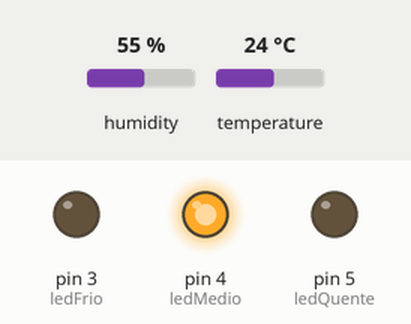
Recording of a sketch running on a simulated Arduino Uno, built with avr-gcc and run on an emulated ATmega328P. On the bench: output pins drawn as LEDs (lit = HIGH). Inputs (shaded band) come from the test bench; at power-on: temperature 24 °C, humidity 55 %.

Above: at 2.8 s.
2.9 s: temperature set to 21 °C
5.6 s: temperature set to 18 °C
At 6.4 s:
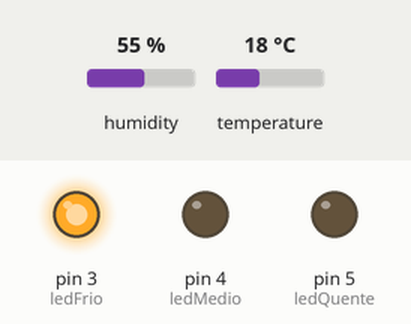
8.3 s: temperature set to 28 °C
At 11.2 s:
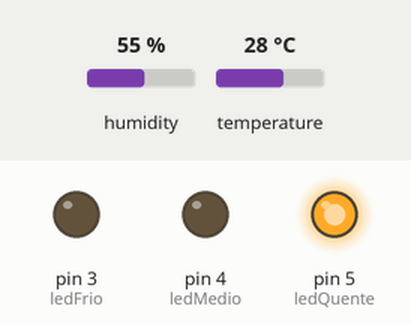
11.6 s: temperature set to 26 °C
At 13.5 s:
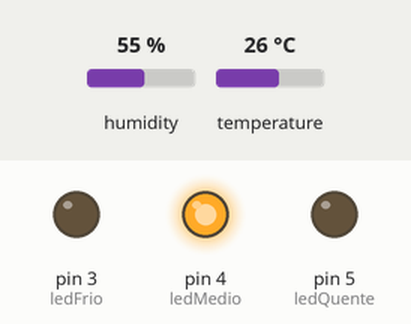
14.3 s: temperature set to 12 °C
At 17.1 s:
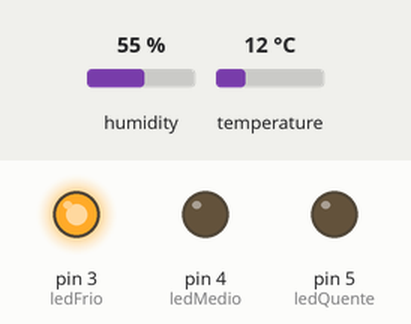
Timing chart, 0 to 18.6 s (numbered marks = the images above; inputs shaded):
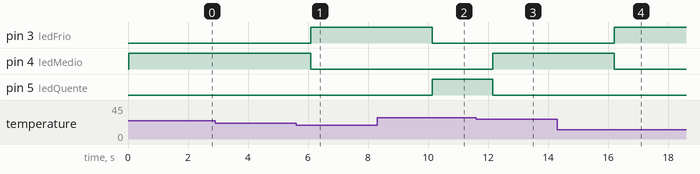

Measured:
- the behaviour switches between 20 and 19 °C on temperature (found by bisection; images 0 and 1)
- the behaviour switches between 28 and 27 °C on temperature (found by bisection; images 2 and 3)
- after the input at 2.9 s, every drawn part: stays the same
- after the input at 5.6 s, pin 3 (ledFrio): LOW → HIGH after 0.49 s; pin 4 (ledMedio): HIGH → LOW after 0.49 s
- after the input at 8.3 s, pin 3 (ledFrio): HIGH → LOW after 1.8 s; pin 5 (ledQuente): LOW → HIGH after 1.8 s
- after the input at 11.6 s, pin 4 (ledMedio): LOW → HIGH after 0.56 s; pin 5 (ledQuente): HIGH → LOW after 0.56 s
- after the input at 14.3 s, pin 3 (ledFrio): LOW → HIGH after 1.9 s; pin 4 (ledMedio): HIGH → LOW after 1.9 s

The sketch:

exercicio-03.ino
```cpp
// (licence header left out)
#include "DHT.h"

#define DHTPIN 2
#define DHTTYPE DHT11

DHT dht(DHTPIN, DHTTYPE);

const int ledFrio = 3;
const int ledMedio = 4;
const int ledQuente = 5;

void setup()
{
  dht.begin();

  pinMode(ledFrio, OUTPUT);
  pinMode(ledMedio, OUTPUT);
  pinMode(ledQuente, OUTPUT);
}

void loop()
{
  float temperatura = dht.readTemperature();

  if (temperatura < 20)
  {
    digitalWrite(ledFrio, HIGH);
    digitalWrite(ledMedio, LOW);
    digitalWrite(ledQuente, LOW);
  }
  else if (temperatura >= 20 && temperatura < 28)
  {
    digitalWrite(ledFrio, LOW);
    digitalWrite(ledMedio, HIGH);
    digitalWrite(ledQuente, LOW);
  }
  else
  {
    digitalWrite(ledFrio, LOW);
    digitalWrite(ledMedio, LOW);
    digitalWrite(ledQuente, HIGH);
  }

  delay(2000);
}
```
